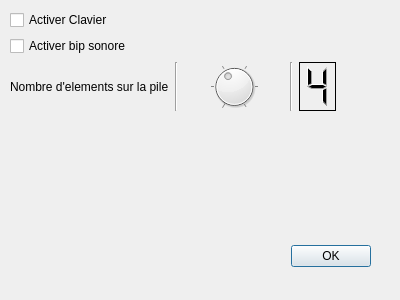
<?xml version="1.0" encoding="UTF-8"?>
<ui version="4.0">
 <class>Options</class>
 <widget class="QDialog" name="Options">
  <property name="geometry">
   <rect>
    <x>0</x>
    <y>0</y>
    <width>400</width>
    <height>300</height>
   </rect>
  </property>
  <property name="windowTitle">
   <string>Options</string>
  </property>
  <widget class="QDialogButtonBox" name="buttonBox">
   <property name="geometry">
    <rect>
     <x>30</x>
     <y>240</y>
     <width>341</width>
     <height>32</height>
    </rect>
   </property>
   <property name="orientation">
    <enum>Qt::Horizontal</enum>
   </property>
   <property name="standardButtons">
    <set>QDialogButtonBox::Ok</set>
   </property>
  </widget>
  <widget class="QWidget" name="layoutWidget">
   <property name="geometry">
    <rect>
     <x>10</x>
     <y>10</y>
     <width>326</width>
     <height>101</height>
    </rect>
   </property>
   <layout class="QVBoxLayout" name="verticalLayout">
    <item>
     <widget class="QCheckBox" name="activerClavier">
      <property name="text">
       <string>Activer Clavier</string>
      </property>
     </widget>
    </item>
    <item>
     <widget class="QCheckBox" name="activerBip">
      <property name="text">
       <string>Activer bip sonore</string>
      </property>
     </widget>
    </item>
    <item>
     <layout class="QHBoxLayout" name="horizontalLayout">
      <item>
       <widget class="QLabel" name="label">
        <property name="text">
         <string>Nombre d'elements sur la pile</string>
        </property>
       </widget>
      </item>
      <item>
       <widget class="Line" name="line">
        <property name="orientation">
         <enum>Qt::Vertical</enum>
        </property>
       </widget>
      </item>
      <item>
       <widget class="QDial" name="dial">
        <property name="minimum">
         <number>2</number>
        </property>
        <property name="maximum">
         <number>7</number>
        </property>
        <property name="value">
         <number>4</number>
        </property>
        <property name="orientation">
         <enum>Qt::Horizontal</enum>
        </property>
        <property name="notchesVisible">
         <bool>true</bool>
        </property>
       </widget>
      </item>
      <item>
       <widget class="Line" name="line_2">
        <property name="orientation">
         <enum>Qt::Vertical</enum>
        </property>
       </widget>
      </item>
      <item>
       <widget class="QLCDNumber" name="lcdNumber">
        <property name="frameShadow">
         <enum>QFrame::Plain</enum>
        </property>
        <property name="digitCount">
         <number>1</number>
        </property>
        <property name="intValue" stdset="0">
         <number>4</number>
        </property>
       </widget>
      </item>
     </layout>
    </item>
   </layout>
  </widget>
 </widget>
 <resources/>
 <connections>
  <connection>
   <sender>dial</sender>
   <signal>valueChanged(int)</signal>
   <receiver>lcdNumber</receiver>
   <slot>display(int)</slot>
   <hints>
    <hint type="sourcelabel">
     <x>204</x>
     <y>151</y>
    </hint>
    <hint type="destinationlabel">
     <x>301</x>
     <y>151</y>
    </hint>
   </hints>
  </connection>
  <connection>
   <sender>buttonBox</sender>
   <signal>accepted()</signal>
   <receiver>Options</receiver>
   <slot>accept()</slot>
   <hints>
    <hint type="sourcelabel">
     <x>248</x>
     <y>254</y>
    </hint>
    <hint type="destinationlabel">
     <x>157</x>
     <y>274</y>
    </hint>
   </hints>
  </connection>
  <connection>
   <sender>buttonBox</sender>
   <signal>rejected()</signal>
   <receiver>Options</receiver>
   <slot>reject()</slot>
   <hints>
    <hint type="sourcelabel">
     <x>316</x>
     <y>260</y>
    </hint>
    <hint type="destinationlabel">
     <x>286</x>
     <y>274</y>
    </hint>
   </hints>
  </connection>
 </connections>
</ui>
